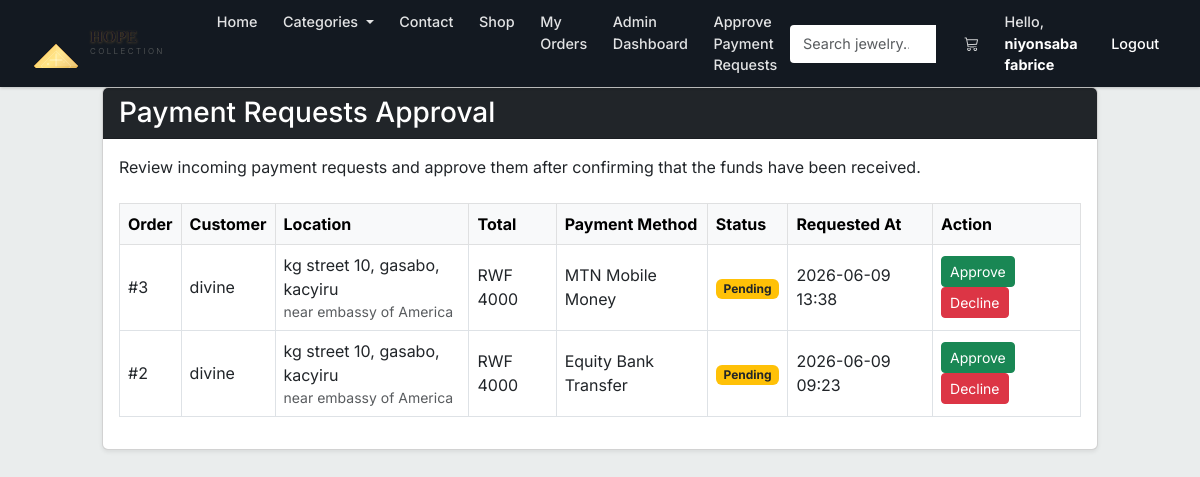
The app's page /admin/top-up-requests (signed in), older data.
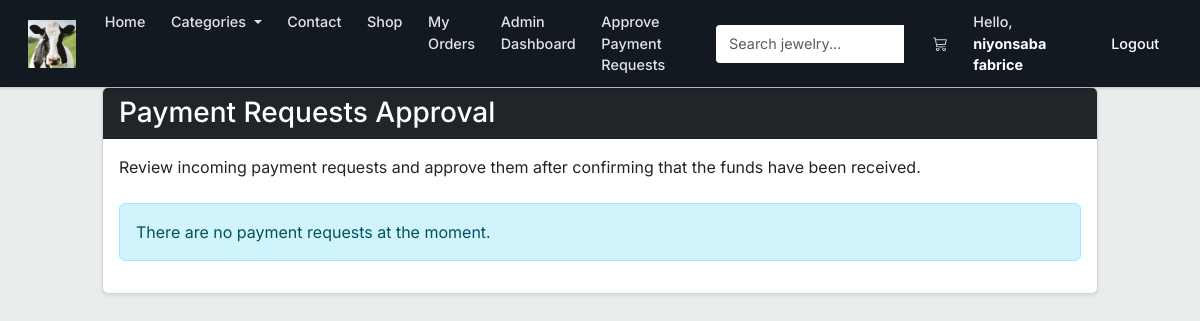
The same page, newer data.
### market/models.py (models this page shows, shortened)
class Order(db.Model):
    __tablename__ = 'orders'
    id             = db.Column(db.Integer, primary_key=True)
    user_id        = db.Column(db.Integer, db.ForeignKey('user.id'), nullable=False)
    total_price    = db.Column(db.Integer, nullable=False)
    payment_method = db.Column(db.String(20), nullable=False)
    sector         = db.Column(db.String(100), nullable=False)
    district       = db.Column(db.String(100), nullable=False)
    street         = db.Column(db.String(100), nullable=False)
    location_note  = db.Column(db.String(255), nullable=True)
    status         = db.Column(db.String(20), nullable=False, default='pending')  # pending | approved | completed | cancelled
    created_at     = db.Column(db.DateTime, nullable=False, default=lambda: datetime.now(timezone.utc))  # ✅ FIXED: utcnow() deprecated
    approved_at    = db.Column(db.DateTime)
    approver_id    = db.Column(db.Integer, db.ForeignKey('user.id'))
    user     = db.relationship('User', foreign_keys=[user_id],     backref='orders')
    approver = db.relationship('User', foreign_keys=[approver_id], backref='approved_orders')
    order_items = db.relationship('OrderItem', backref='order', lazy=True, cascade="all, delete-orphan")

class User(db.Model, UserMixin):  # ✅ FIXED: only ONE User class (merged both into this one)
    __tablename__ = 'user'
    id               = db.Column(db.Integer, primary_key=True)
    username         = db.Column(db.String(100), nullable=False, unique=True)
    email_address    = db.Column(db.String(120), nullable=False, unique=True)
    password_hash    = db.Column(db.String(200), nullable=False)
    budget           = db.Column(db.Integer, nullable=False, default=1000)
    is_admin         = db.Column(db.Boolean, default=False)
    created_at       = db.Column(db.DateTime, default=lambda: datetime.now(timezone.utc))
    top_up_requests  = db.relationship(
                            'TopUpRequest',
                            backref='requester',           # ✅ FIXED: renamed backref to avoid clash with Transaction backref 'user'
                            lazy=True,
                            foreign_keys='TopUpRequest.user_id'
                        )
    transactions     = db.relationship('Transaction', backref='user', lazy=True)  # ✅ FIXED: moved here from duplicate class
    @property
    def password(self):
        raise AttributeError('Password is not a readable attribute!')

class SiteSettings(db.Model):
    __tablename__ = 'site_settings'
    id               = db.Column(db.Integer, primary_key=True)
    business_name    = db.Column(db.String(100), nullable=False, default='Hope Collection')
    tagline          = db.Column(db.String(255), default='Your one-stop boutique for elegance.')
    logo_url         = db.Column(db.String(255), default='')
    meta_description = db.Column(db.String(255), default='Hope Collection - Quality jewelry, electronics, and accessories.')
    whatsapp_number  = db.Column(db.String(20), nullable=False, default='250789174857')
    contact_email    = db.Column(db.String(120), nullable=False, default='niyonsabafabrice03@gmail.com')
    business_phone   = db.Column(db.String(20))
    business_address = db.Column(db.String(255))
    facebook_url     = db.Column(db.String(255))
    instagram_url    = db.Column(db.String(255))
    currency_code    = db.Column(db.String(10), default='RWF')
    delivery_fee     = db.Column(db.Integer, default=0)
    about_content    = db.Column(db.Text, default='Welcome to Hope Collection. We provide quality products and services.')
    payment_methods  = db.Column(db.Text, default='[{"id":"wallet","name":"Wallet Balance","enabled":true},{"id":"mtn","name":"MTN Mobile Money","enabled":true},{"id":"equity","name":"Equity Bank Transfer","enabled":true}]')

### market/routes.py (the view)
@app.route('/admin/top-up-requests')
@login_required
def top_up_requests():
    if not is_site_owner():
        flash('Admin access only', category='danger')
        return redirect(url_for('market_page'))
    orders = Order.query.filter_by(status='pending').order_by(Order.created_at.desc()).all()
    return render_template('top_up_requests.html', orders=orders)

### market/models.py (called while the page is built)
@login_manager.user_loader
def load_user(user_id):
    return db.session.get(User, int(user_id))  # ✅ FIXED: replaced deprecated User.query.get()

### market/routes.py (called while the page is built)
def is_site_owner():
    return current_user.is_authenticated and (current_user.is_admin or current_user.email_address == 'niyonsabafabrice03@gmail.com')

### market/templates/top_up_requests.html (shortened to what the changed rows need)
{% extends "base.html" %}
{% block content %}
<div class="row justify-content-center">
    <div class="col-md-10">
        <div class="card shadow-sm">
        <div class="card-body">
            <p class="mb-4">Review incoming payment requests and approve them after confirming that the funds have been received.</p>
                {% if orders %}
                <div class="table-responsive">
                    <table class="table table-bordered table-hover align-middle">
                        <thead class="table-light">
                            <tr>
                                <th>Order</th>
                                <th>Customer</th>
                                <th>Location</th>
                                <th>Total</th>
                                <th>Payment Method</th>
                                <th>Status</th>
                                <th>Requested At</th>
                                <th>Action</th>
                            </tr>
                        </thead>
                        <tbody>
                            {% for order in orders %}
                            <tr>
                                <td>#{{ order.id }}</td>
                                <td>{{ order.user.username }}</td>
                                <td>
                                    {{ order.street }}, {{ order.district }}, {{ order.sector }}
                                    {% if order.location_note %}
                                    <div class="text-muted small">{{ order.location_note }}</div>
                                    {% endif %}
                                </td>
                                <td>RWF {{ order.total_price }}</td>
                                <td>
                                    {% if order.payment_method == 'mtn' %}
                                        MTN Mobile Money
                                    {% elif order.payment_method == 'equity' %}
                                        Equity Bank Transfer
                                    {% else %}
                                        Wallet Balance
                                    {% endif %}
                                </td>
                                <td>
                                    {% if order.status == 'pending' %}
                                        <span class="badge bg-warning text-dark">Pending</span>
                                    {% elif order.status == 'approved' %}
                                        <span class="badge bg-success">Approved</span>
                                    {% elif order.status == 'completed' %}
                                        <span class="badge bg-primary">Completed</span>
                                    {% else %}
                                        <span class="badge bg-danger">Cancelled</span>
                                    {% endif %}
                                </td>
                                <td>{{ order.created_at.strftime('%Y-%m-%d %H:%M') }}</td>
                                <td>
                                    {% if order.status == 'pending' %}
                                    <a href="{{ url_for('manage_top_up_request', order_id=order.id, action='approve') }}" class="btn btn-sm btn-success me-1">Approve</a>
                                    <a href="{{ url_for('manage_top_up_request', order_id=order.id, action='decline') }}" class="btn btn-sm btn-danger">Decline</a>
                                    {% else %}
                                    <span class="text-muted">No actions</span>
                                    {% endif %}
                                </td>
                            </tr>
                            {% endfor %}
                        </tbody>
                    </table>
                </div>
                {% else %}
                <div class="alert alert-info" role="alert">
                    There are no payment requests at the moment.
                </div>
                {% endif %}
            </div>
        </div>
    </div>
</div>
{% endblock %}

### market/templates/base.html (shortened to what this page needs)
<!DOCTYPE html>
<html lang="en">
<head>
    <link href="https://cdn.jsdelivr.net/npm/bootstrap@5.3.0/dist/css/bootstrap.min.css" rel="stylesheet">
    <link rel="stylesheet" href="https://cdn.jsdelivr.net/npm/bootstrap-icons@1.11.3/font/bootstrap-icons.css">
    <link rel="stylesheet" href="{{ url_for('static', filename='css/storefront.css') }}">
</head>
<body>
<nav class="navbar navbar-expand-lg navbar-light sticky-top navbar-custom">
    <div class="container-fluid">
        <a class="navbar-brand" href="{{ url_for('home_page') }}">
            {% if site_settings.logo_url and site_settings.logo_url != '/static/images/logo.png' and site_settings.logo_url != '/static/images/logos/hope-collection-logo.svg' %}
                <img src="{{ site_settings.logo_url }}" alt="{{ site_settings.business_name }} logo" class="brand-logo" onerror="this.classList.add('d-none'); this.nextElementSibling.classList.remove('d-none'); this.nextElementSibling.nextElementSibling.classList.remove('d-none');">
            {% else %}
                <img src="{{ url_for('static', filename='images/logos/hope-collection-logo.svg') }}" alt="Hope Collection logo" class="brand-logo" onerror="this.classList.add('d-none'); this.nextElementSibling.classList.remove('d-none'); this.nextElementSibling.nextElementSibling.classList.remove('d-none');">
            {% endif %}
        </a>
        <div class="collapse navbar-collapse" id="navbarNav">
            <ul class="navbar-nav me-auto">
                <li class="nav-item">
                    <a class="nav-link px-3" href="{{ url_for('home_page') }}">Home</a>
                </li>
                <li class="nav-item dropdown">
                    <a class="nav-link dropdown-toggle px-3" href="#" id="navbarDropdown" role="button" data-bs-toggle="dropdown">
                        Categories
                    </a>
                </li>
                <li class="nav-item">
                    <a class="nav-link px-3" href="{{ url_for('contact_page') }}">Contact</a>
                </li>
                {% if current_user.is_authenticated %}
                <li class="nav-item">
                    <a class="nav-link px-3" href="{{ url_for('market_page') }}">Shop</a>
                </li>
                <li class="nav-item">
                    <a class="nav-link px-3" href="{{ url_for('transaction_history') }}">My Orders</a>
                </li>
                {% if current_user.id == 1 %}
                <li class="nav-item dropdown">
                    <a class="nav-link" href="{{ url_for('admin_dashboard') }}">Admin Dashboard</a>
                </li>
                <li class="nav-item">
                    <a class="nav-link" href="{{ url_for('top_up_requests') }}">Approve Payment Requests</a>
                </li>
                {% endif %}
                {% endif %}
            </ul>
            <form class="d-flex me-lg-3 my-2 my-lg-0">
                <div class="input-group">
                    <input class="form-control search-bar-nav" type="search" placeholder="Search jewelry..." aria-label="Search">
                </div>
            </form>
            <ul class="navbar-nav align-items-lg-center">
                {% if current_user.is_authenticated %}
                    <li class="nav-item">
                        <a class="nav-link px-3" href="{{ url_for('view_cart') }}">
                            <i class="bi bi-cart3"></i>
                            {% set cart = session.get('cart', []) %}
                        </a>
                    </li>
                    <li class="nav-item">
                        <span class="nav-link px-3 nav-greeting">Hello, <strong>{{ current_user.username }}</strong></span>
                    </li>
                    <li class="nav-item">
                        <a class="nav-link btn btn-sm btn-outline-dark ms-lg-2" href="{{ url_for('logout_page') }}">Logout</a>
                    </li>
                {% endif %}
            </ul>
        </div>
    </div>
</nav>
<main>
    {% block content %}
    {% endblock %}
</main>
</body>
</html>

Row changes from the older to the newer data that the page shows:
no longer on this page (row edited): Order: id "3", user.username "divine", street "kg street 10", district "gasabo", sector "kacyiru", location_note "near embassy of America", total_price "4000", payment_method "MTN Mobile Money", status "Pending", created_at "2026-06-09 13:38"
no longer on this page (row edited): Order: id "2", user.username "divine", street "kg street 10", district "gasabo", sector "kacyiru", location_note "near embassy of America", total_price "4000", payment_method "Equity Bank Transfer", status "Pending", created_at "2026-06-09 09:23"
now on this page (row edited): SiteSettings: logo_url (picture)
Text that changed along with them:
text no longer shown: "Order Customer Location Total Payment Method Status Requested At Action"
text now shown: "There are no payment requests at the moment."
